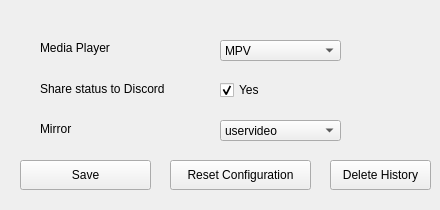
<?xml version="1.0" encoding="UTF-8"?>
<ui version="4.0">
 <class>Config</class>
 <widget class="QWidget" name="Config">
  <property name="geometry">
   <rect>
    <x>0</x>
    <y>0</y>
    <width>440</width>
    <height>210</height>
   </rect>
  </property>
  <property name="minimumSize">
   <size>
    <width>440</width>
    <height>210</height>
   </size>
  </property>
  <property name="maximumSize">
   <size>
    <width>440</width>
    <height>210</height>
   </size>
  </property>
  <property name="windowTitle">
   <string>Configuration</string>
  </property>
  <widget class="QLabel" name="lbl_mediaplayer">
   <property name="geometry">
    <rect>
     <x>40</x>
     <y>40</y>
     <width>91</width>
     <height>16</height>
    </rect>
   </property>
   <property name="text">
    <string>Media Player</string>
   </property>
  </widget>
  <widget class="QComboBox" name="combo_player">
   <property name="geometry">
    <rect>
     <x>220</x>
     <y>40</y>
     <width>121</width>
     <height>21</height>
    </rect>
   </property>
   <item>
    <property name="text">
     <string>MPV</string>
    </property>
   </item>
   <item>
    <property name="text">
     <string>VLC</string>
    </property>
   </item>
  </widget>
  <widget class="QLabel" name="lbl_discord">
   <property name="geometry">
    <rect>
     <x>40</x>
     <y>80</y>
     <width>141</width>
     <height>17</height>
    </rect>
   </property>
   <property name="text">
    <string>Share status to Discord</string>
   </property>
  </widget>
  <widget class="QCheckBox" name="cbox_discord">
   <property name="geometry">
    <rect>
     <x>220</x>
     <y>80</y>
     <width>82</width>
     <height>20</height>
    </rect>
   </property>
   <property name="text">
    <string>Yes</string>
   </property>
   <property name="checked">
    <bool>true</bool>
   </property>
  </widget>
  <widget class="QPushButton" name="btn_reset">
   <property name="geometry">
    <rect>
     <x>170</x>
     <y>160</y>
     <width>141</width>
     <height>30</height>
    </rect>
   </property>
   <property name="text">
    <string>Reset Configuration</string>
   </property>
  </widget>
  <widget class="QPushButton" name="btn_deleteHistory">
   <property name="geometry">
    <rect>
     <x>330</x>
     <y>160</y>
     <width>101</width>
     <height>30</height>
    </rect>
   </property>
   <property name="text">
    <string>Delete History</string>
   </property>
  </widget>
  <widget class="QLabel" name="lbl_mirror">
   <property name="geometry">
    <rect>
     <x>40</x>
     <y>120</y>
     <width>56</width>
     <height>17</height>
    </rect>
   </property>
   <property name="text">
    <string>Mirror</string>
   </property>
  </widget>
  <widget class="QComboBox" name="combo_mirror">
   <property name="geometry">
    <rect>
     <x>220</x>
     <y>120</y>
     <width>121</width>
     <height>21</height>
    </rect>
   </property>
   <item>
    <property name="text">
     <string>uservideo</string>
    </property>
   </item>
  </widget>
  <widget class="QPushButton" name="btn_save">
   <property name="geometry">
    <rect>
     <x>20</x>
     <y>160</y>
     <width>131</width>
     <height>30</height>
    </rect>
   </property>
   <property name="text">
    <string>Save</string>
   </property>
  </widget>
 </widget>
 <resources/>
 <connections/>
</ui>
